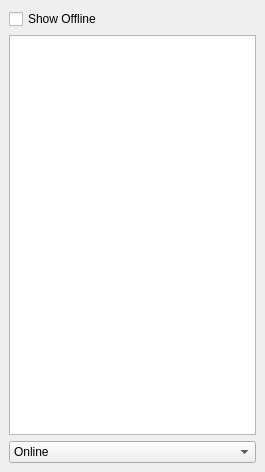
<?xml version="1.0" encoding="UTF-8"?>
<ui version="4.0">
 <class>ContactListWindow</class>
 <widget class="QMainWindow" name="ContactListWindow">
  <property name="geometry">
   <rect>
    <x>0</x>
    <y>0</y>
    <width>265</width>
    <height>472</height>
   </rect>
  </property>
  <property name="windowTitle">
   <string>Contacts</string>
  </property>
  <widget class="QWidget" name="centralwidget">
   <layout class="QVBoxLayout" name="verticalLayout">
    <item>
     <widget class="QWidget" name="widget" native="true">
      <layout class="QHBoxLayout" name="horizontalLayout">
       <property name="spacing">
        <number>0</number>
       </property>
       <property name="leftMargin">
        <number>0</number>
       </property>
       <property name="topMargin">
        <number>0</number>
       </property>
       <property name="rightMargin">
        <number>0</number>
       </property>
       <property name="bottomMargin">
        <number>0</number>
       </property>
       <item>
        <widget class="QCheckBox" name="showOffline">
         <property name="text">
          <string>Show Offline</string>
         </property>
        </widget>
       </item>
      </layout>
     </widget>
    </item>
    <item>
     <widget class="ContactListWidget" name="contactList"/>
    </item>
    <item>
     <widget class="QComboBox" name="status">
      <item>
       <property name="text">
        <string>Online</string>
       </property>
      </item>
      <item>
       <property name="text">
        <string>Away</string>
       </property>
      </item>
      <item>
       <property name="text">
        <string>Offline</string>
       </property>
      </item>
     </widget>
    </item>
   </layout>
  </widget>
  <widget class="QMenuBar" name="menubar">
   <property name="geometry">
    <rect>
     <x>0</x>
     <y>0</y>
     <width>265</width>
     <height>26</height>
    </rect>
   </property>
  </widget>
 </widget>
 <customwidgets>
  <customwidget>
   <class>ContactListWidget</class>
   <extends>QListView</extends>
   <header>gui/widgets/ContactListWidget.h</header>
  </customwidget>
 </customwidgets>
 <resources/>
 <connections/>
</ui>
